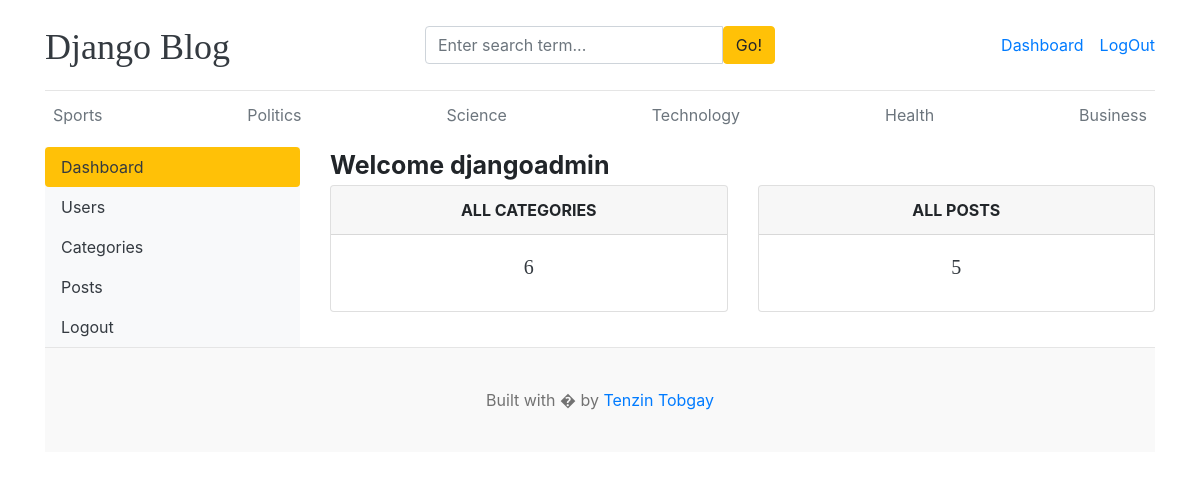
The page /dashboard/ (signed in) on the database its author committed.
### blogs/models.py (models this page shows, shortened)
class Category(models.Model):
    category_name = models.CharField(max_length=100, unique=True)
    created_at = models.DateTimeField(auto_now_add=True)
    updated_at = models.DateTimeField(auto_now=True)
    class Meta:
        verbose_name = "Category"
        verbose_name_plural = "Categories"

### dashboards/views.py (the view)
# urls.py: path('dashboard/', include('dashboards.urls')),
@login_required(login_url='login')
def dashboard(request):
    category_count = Category.objects.all().count()
    blogs_count = Blog.objects.all().count()
    context = {
        'category_count': category_count,
        'blogs_count': blogs_count,
    }
    return render(request, 'dashboard/dashboard.html', context)

### blogs/context_processors.py (called while the page is built)
def get_categories(request):
    categories = Category.objects.all()
    return dict(categories=categories)

def get_social_links(request):
    social_links = SocialLink.objects.all()
    return dict(social_links=social_links)

### templates/dashboard/dashboard.html
{% extends 'base.html' %}
{% block content %}
<div class="row">
    {% include 'dashboard/sidebar.html' %}
    <div class="col-md-9">
        <span style="font-weight: bold; font-size: 25px;">Welcome {{user}}</span>
        <div class="row">
            <div class="col">
                <div class="card border-default mb-3">
                    <div class="card-header text-center text-uppercase font-weight-bold">All Categories</div>
                    <div class="card-body text-dark">
                        <h5 class="card-title text-center">{{category_count}}</h5>
                    </div>
                </div>
            </div>
            <div class="col">
                <div class="card border-default mb-3">
                    <div class="card-header text-center text-uppercase font-weight-bold">All Posts</div>
                    <div class="card-body text-dark">
                        <h5 class="card-title text-center">{{blogs_count}}</h5>
                    </div>
                </div>
            </div>
        </div>
     </div>
</div>
{% endblock %}

### templates/base.html (shortened to what this page needs)
{% load static %}
<!DOCTYPE html>
<html lang="en">
<head>
    <link href="https://getbootstrap.com/docs/4.0/dist/css/bootstrap.min.css" rel="stylesheet">
    <link href="{% static 'css/blog.css' %}" rel="stylesheet">
    <link rel="stylesheet" href="https://cdnjs.cloudflare.com/ajax/libs/font-awesome/7.0.1/css/all.min.css" />
  </head>
<body>
    <div class="container">
      <header class="blog-header py-3">
        <div class="row flex-nowrap justify-content-between align-items-center">
          <div class="col-4 pt-1">
            <a class="blog-header-logo text-dark" href="/">Django Blog</a>
          </div>
          <div class="col-4">
            <form action="{% url 'search' %}" method="get">
                <div class="input-group">
                    <input class="form-control" name="keyword" value="{{keyword}}" type="text" placeholder="Enter search term..." aria-label="Enter search term..." aria-describedby="button-search" />
                    <button type="submit" class="btn btn-warning" id="button-search" type="button">Go!</button>
                </div>
            </form>
          </div>
          <div class="col-4 d-flex justify-content-end align-items-center">
            {% if not user.is_authenticated %}
            <a class="btn btn-sm btn-warning" href="{% url 'login' %}">Login</a> &nbsp;
            <a class="btn btn-sm btn-outline-secondary" href="{% url 'register' %}">Register</a>
            {% else %}
            <span><a href="{% url 'dashboard' %}">Dashboard</a></span>
            <span><a href="{% url 'logout' %}">LogOut</a></span>
            {% endif %}
          </div>
        </div>
      </header>
      <div class="nav-scroller py-1 mb-2">
        <nav class="nav d-flex justify-content-between">
            {% for category in categories %}
                <a class="p-2 text-muted" href="{% url 'posts_by_category' category.id %}">{{ category.category_name }}</a>
            {% endfor %}
        </nav>
      </div>
{% block content %}
{% endblock %}
<footer class="blog-footer">
  <p>Built with � by <a href="#">Tenzin Tobgay</a></p>
</footer>
</body>
</html>

### blog_main/static/css/blog.css (style rules this page uses)
.blog-header { border-bottom: 1px solid #e5e5e5; }
.blog-header-logo { font-family: "Playfair Display", Georgia, "Times New Roman", serif; font-size: 2.25rem; }
h1, h2, h3, h4, h5, h6 { font-family: "Playfair Display", Georgia, "Times New Roman", serif; }
.blog-footer { padding: 2.5rem 0; color: #727272; text-align: center; background-color: #f9f9f9; border-top: .05rem solid #e5e5e5; }
.blog-footer p:last-child { margin-bottom: 0; }

### rows shown on the page
Category: category_name "Sports"
Category: category_name "Politics"
Category: category_name "Science"
Category: category_name "Technology"
Category: category_name "Health"
Category: category_name "Business"

### other values the page prints
{{ user }} "djangoadmin"
{{ category_count }} "6"
{{ blogs_count }} "5"
